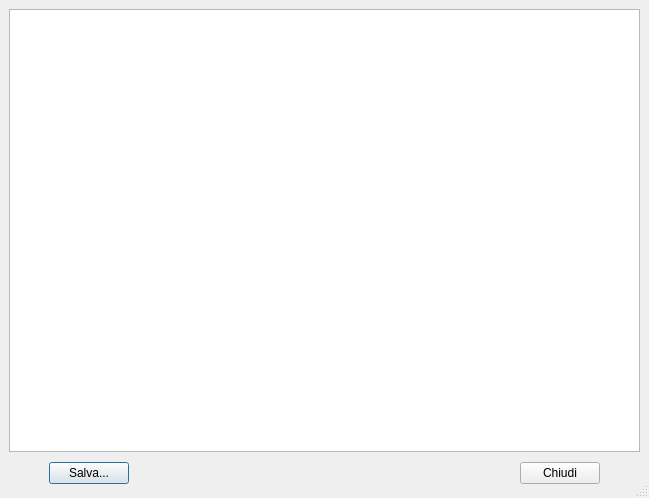
<ui version="4.0" >
 <author></author>
 <comment></comment>
 <exportmacro></exportmacro>
 <class>GuiReport</class>
 <widget class="QDialog" name="GuiReport" >
  <property name="geometry" >
   <rect>
    <x>0</x>
    <y>0</y>
    <width>649</width>
    <height>498</height>
   </rect>
  </property>
  <property name="windowTitle" >
   <string>Report - TS Kreator</string>
  </property>
  <property name="sizeGripEnabled" >
   <bool>true</bool>
  </property>
  <layout class="QGridLayout" >
   <property name="margin" >
    <number>9</number>
   </property>
   <property name="spacing" >
    <number>6</number>
   </property>
   <item row="1" column="0" >
    <layout class="QHBoxLayout" >
     <property name="margin" >
      <number>0</number>
     </property>
     <property name="spacing" >
      <number>6</number>
     </property>
     <item>
      <spacer>
       <property name="orientation" >
        <enum>Qt::Horizontal</enum>
       </property>
       <property name="sizeType" >
        <enum>QSizePolicy::Fixed</enum>
       </property>
       <property name="sizeHint" >
        <size>
         <width>40</width>
         <height>20</height>
        </size>
       </property>
      </spacer>
     </item>
     <item>
      <widget class="QPushButton" name="mp_pbSaveAs" >
       <property name="text" >
        <string>Salva...</string>
       </property>
      </widget>
     </item>
     <item>
      <spacer>
       <property name="orientation" >
        <enum>Qt::Horizontal</enum>
       </property>
       <property name="sizeHint" >
        <size>
         <width>31</width>
         <height>31</height>
        </size>
       </property>
      </spacer>
     </item>
     <item>
      <widget class="QPushButton" name="mp_pbClose" >
       <property name="text" >
        <string>Chiudi</string>
       </property>
      </widget>
     </item>
     <item>
      <spacer>
       <property name="orientation" >
        <enum>Qt::Horizontal</enum>
       </property>
       <property name="sizeType" >
        <enum>QSizePolicy::Fixed</enum>
       </property>
       <property name="sizeHint" >
        <size>
         <width>40</width>
         <height>20</height>
        </size>
       </property>
      </spacer>
     </item>
    </layout>
   </item>
   <item row="0" column="0" >
    <widget class="QTextEdit" name="mp_teReport" />
   </item>
  </layout>
 </widget>
 <pixmapfunction></pixmapfunction>
 <tabstops>
  <tabstop>mp_teReport</tabstop>
  <tabstop>mp_pbClose</tabstop>
 </tabstops>
 <resources/>
 <connections>
  <connection>
   <sender>mp_pbClose</sender>
   <signal>clicked()</signal>
   <receiver>GuiReport</receiver>
   <slot>accept()</slot>
   <hints>
    <hint type="sourcelabel" >
     <x>278</x>
     <y>253</y>
    </hint>
    <hint type="destinationlabel" >
     <x>96</x>
     <y>254</y>
    </hint>
   </hints>
  </connection>
 </connections>
</ui>
